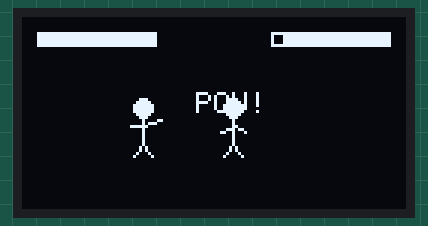
Recording of a sketch running on a simulated Arduino Uno, built with avr-gcc and run on an emulated ATmega328P. On the bench: 128×64 one-colour display.

Above: at 2.3 s.
At 2.85 s:
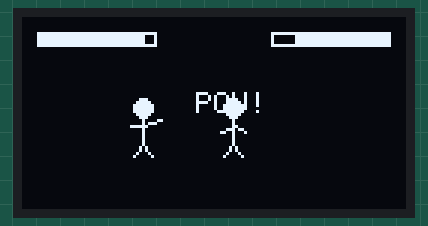
At 3.41 s:
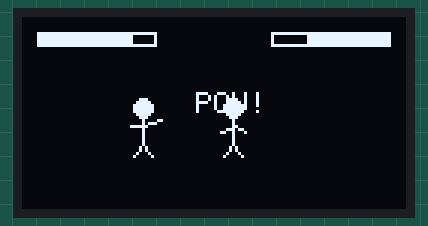
At 4.52 s:
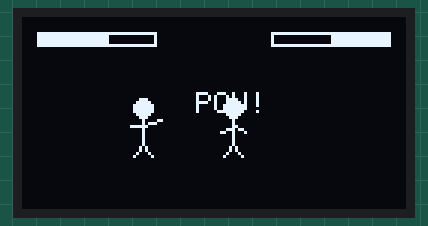
At 5.64 s:
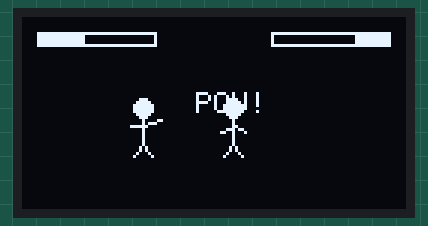
At 6.7 s:
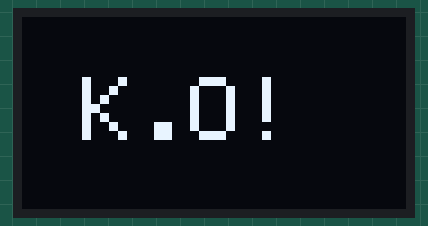

The sketch:

Test_Oled.ino
```cpp
#include <Wire.h>
#include <Adafruit_GFX.h>
#include <Adafruit_SSD1306.h>

#define SCREEN_WIDTH 128
#define SCREEN_HEIGHT 64

Adafruit_SSD1306 display(SCREEN_WIDTH, SCREEN_HEIGHT, &Wire, -1);

int p1x = 10;
int p2x = 100;

int hp1 = 20;
int hp2 = 20;

bool hitEffect = false;

// ================= DRAW CHARACTER =================
void drawPlayer(int x, int y, bool punch) {

  // kepala
  display.fillCircle(x, y, 3, WHITE);

  // badan
  display.drawLine(x, y + 3, x, y + 12, WHITE);

  // kaki
  display.drawLine(x, y + 12, x - 3, y + 16, WHITE);
  display.drawLine(x, y + 12, x + 3, y + 16, WHITE);

  // tangan
  if (punch) {
    display.drawLine(x, y + 6, x + 6, y + 4, WHITE);
    display.drawLine(x, y + 6, x - 4, y + 6, WHITE);
  }
  else {
    display.drawLine(x, y + 6, x + 4, y + 8, WHITE);
    display.drawLine(x, y + 6, x - 4, y + 8, WHITE);
  }
}

// ================= HIT EFFECT =================
void drawHit(int x, int y) {
  display.setTextSize(1);
  display.setCursor(x, y);
  display.print("POW!");
}

void setup() {

  Serial.begin(115200);

  if (!display.begin(SSD1306_SWITCHCAPVCC, 0x3C)) {
    Serial.println("OLED gagal");
    while (true);
  }

  display.clearDisplay();
  display.display();
}

void loop() {

  // ================= MASUK ARENA =================
  for (int i = 0; i < 30; i++) {

    display.clearDisplay();

    p1x++;
    p2x--;

    drawPlayer(p1x, 30, false);
    drawPlayer(p2x, 30, false);

    display.setTextSize(1);
    display.setCursor(35, 0);
    display.print("PIXEL FIGHT");

    display.display();
    delay(40);
  }

  // ================= FIGHT =================
  for (int r = 0; r < 8; r++) {

    // PLAYER 1 HIT
    display.clearDisplay();

    drawPlayer(p1x, 30, true);
    drawPlayer(p2x, 30, false);

    drawHit(58, 25);

    hp2 -= 2;

    // HP BAR
    display.drawRect(5, 5, 40, 5, WHITE);
    display.fillRect(5, 5, hp1 * 2, 5, WHITE);

    display.drawRect(83, 5, 40, 5, WHITE);
    display.fillRect(83 + (40 - hp2 * 2), 5, hp2 * 2, 5, WHITE);

    display.display();
    delay(250);

    // PLAYER 2 HIT
    display.clearDisplay();

    drawPlayer(p1x, 30, false);
    drawPlayer(p2x, 30, true);

    drawHit(50, 25);

    hp1 -= 2;

    // HP BAR
    display.drawRect(5, 5, 40, 5, WHITE);
    display.fillRect(5, 5, hp1 * 2, 5, WHITE);

    display.drawRect(83, 5, 40, 5, WHITE);
    display.fillRect(83 + (40 - hp2 * 2), 5, hp2 * 2, 5, WHITE);

    display.display();
    delay(250);
  }

  // ================= KO =================
  display.clearDisplay();

  display.setTextSize(3);
  display.setCursor(20, 20);
  display.print("K.O!");

  display.display();

  delay(3000);

  // RESET
  p1x = 10;
  p2x = 100;

  hp1 = 20;
  hp2 = 20;
}
```

Measured:
- by itself, everything shown: repeats every 9.6 s, in 47 steps
- what the display in image 5 shows lasts 3.0 s, from 6.6 s to 9.6 s
